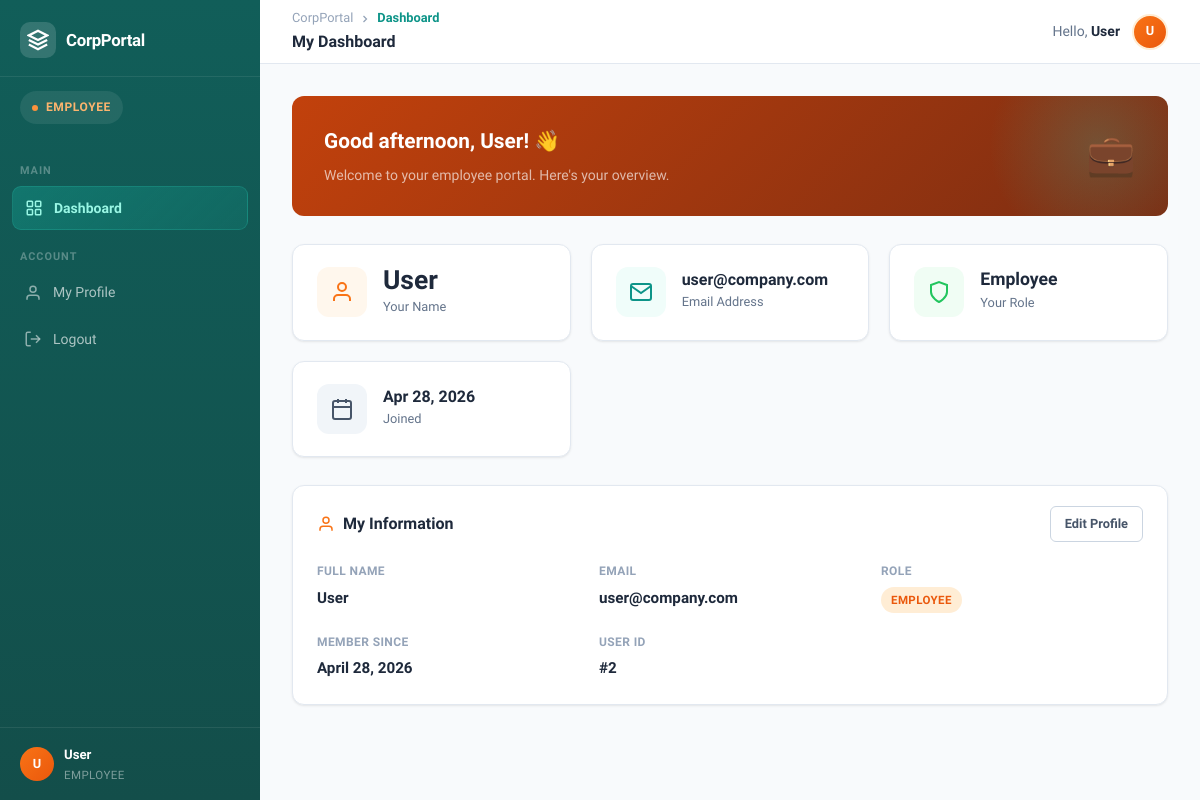
The page /user/dashboard.php (signed in) on the database its author committed.
### tables this page shows
CREATE TABLE users (
  id         INT(11)      NOT NULL AUTO_INCREMENT,
  name       VARCHAR(100) NOT NULL,
  email      VARCHAR(150) NOT NULL UNIQUE,
  password   VARCHAR(255) NOT NULL,
  role       ENUM('admin','user') NOT NULL DEFAULT 'user',
  created_at TIMESTAMP    NOT NULL DEFAULT CURRENT_TIMESTAMP,
  PRIMARY KEY (id)
);

### includes/session_check.php (called while the page is built, shortened)
<?php
function e(?string $str): string
{
    return htmlspecialchars($str ?? '', ENT_QUOTES | ENT_HTML5, 'UTF-8');
}

### user/dashboard.php (the view, shortened to what this page needs)
<?php
require_once __DIR__ . '/../includes/session_check.php';
require_once __DIR__ . '/../config/db.php';
$stmt = $pdo->prepare('SELECT id,name,email,role,created_at FROM users WHERE id=? LIMIT 1');
$stmt->execute([$_SESSION['user_id']]);
$me = $stmt->fetch();
$activePage = 'dashboard';
$root = rootUrl;
$hour = (int)date('G');
$greeting = $hour < 12 ? 'Good morning' : ($hour < 17 ? 'Good afternoon' : 'Good evening');
?>
<!DOCTYPE html>
<html lang="en">
<head>
<link rel="stylesheet" href="<?= $root ?>assets/css/style.css">
</head>
<body>
<div class="app-layout">
  <?php require_once __DIR__ . '/../includes/nav_user.php'; ?>
  <main class="main-content">
    <div class="topbar">
      <div class="topbar-left">
        <div>
          <div class="breadcrumb">
            <span>CorpPortal</span>
            <svg width="12" height="12" viewBox="0 0 24 24" fill="none" stroke="currentColor" stroke-width="2.5"><polyline points="9 18 15 12 9 6"/></svg>
            <span class="current">Dashboard</span>
          </div>
          <div class="page-title">My Dashboard</div>
        </div>
      </div>
      <div class="topbar-right">
        <span class="topbar-greeting">Hello, <strong><?= e($me['name']) ?></strong></span>
        <div class="topbar-avatar employee" title="My Profile" onclick="window.location='<?= $root ?>user/profile.php'"><?= $initials ?></div>
      </div>
    </div>
    <div class="page-body">
      <div class="welcome-banner" style="background:linear-gradient(135deg,#c2410c 0%,#7c2d12 100%)">
        <div class="welcome-text">
          <h2><?= $greeting ?>, <?= e($me['name']) ?>! 👋</h2>
          <p>Welcome to your employee portal. Here's your overview.</p>
        </div>
        <div class="welcome-emoji">💼</div>
      </div>
      <div class="stats-grid">
        <div class="stat-card">
          <div class="stat-icon coral">
            <svg viewBox="0 0 24 24" fill="none" stroke="currentColor" stroke-width="2">
              <path d="M20 21v-2a4 4 0 0 0-4-4H8a4 4 0 0 0-4 4v2"/><circle cx="12" cy="7" r="4"/>
            </svg>
          </div>
          <div class="stat-info">
            <div class="stat-value"><?= e($me['name']) ?></div>
            <div class="stat-label">Your Name</div>
          </div>
        </div>
        <div class="stat-card">
          <div class="stat-icon teal">
            <svg viewBox="0 0 24 24" fill="none" stroke="currentColor" stroke-width="2">
              <path d="M4 4h16c1.1 0 2 .9 2 2v12c0 1.1-.9 2-2 2H4c-1.1 0-2-.9-2-2V6c0-1.1.9-2 2-2z"/>
              <polyline points="22,6 12,13 2,6"/>
            </svg>
          </div>
          <div class="stat-info">
            <div class="stat-value" style="font-size:1rem"><?= e($me['email']) ?></div>
            <div class="stat-label">Email Address</div>
          </div>
        </div>
        <div class="stat-card">
          <div class="stat-icon green">
            <svg viewBox="0 0 24 24" fill="none" stroke="currentColor" stroke-width="2">
              <path d="M12 22s8-4 8-10V5l-8-3-8 3v7c0 6 8 10 8 10z"/>
            </svg>
          </div>
          <div class="stat-info">
            <div class="stat-value" style="font-size:1.1rem">Employee</div>
            <div class="stat-label">Your Role</div>
          </div>
        </div>
        <div class="stat-card">
          <div class="stat-icon slate">
            <svg viewBox="0 0 24 24" fill="none" stroke="currentColor" stroke-width="2">
              <rect x="3" y="4" width="18" height="18" rx="2" ry="2"/>
              <line x1="16" y1="2" x2="16" y2="6"/><line x1="8" y1="2" x2="8" y2="6"/>
              <line x1="3" y1="10" x2="21" y2="10"/>
            </svg>
          </div>
          <div class="stat-info">
            <div class="stat-value" style="font-size:1rem"><?= date('M j, Y', strtotime($me['created_at'])) ?></div>
            <div class="stat-label">Joined</div>
          </div>
        </div>
      </div>
      <div class="card">
        <div class="card-header">
          <div class="card-title">
            <svg width="18" height="18" viewBox="0 0 24 24" fill="none" stroke="var(--coral-500)" stroke-width="2">
              <path d="M20 21v-2a4 4 0 0 0-4-4H8a4 4 0 0 0-4 4v2"/><circle cx="12" cy="7" r="4"/>
            </svg>
            My Information
          </div>
          <a href="<?= $root ?>user/profile.php" class="btn btn-outline btn-sm">Edit Profile</a>
        </div>
        <div class="card-body">
          <div style="display:grid;grid-template-columns:repeat(auto-fill,minmax(200px,1fr));gap:20px">
            <div>
              <div class="info-field-label">Full Name</div>
              <div class="info-field-value" style="font-size:.95rem;color:var(--slate-800);font-weight:600;margin-top:4px"><?= e($me['name']) ?></div>
            </div>
            <div>
              <div class="info-field-label">Email</div>
              <div class="info-field-value" style="font-size:.95rem;color:var(--slate-800);font-weight:600;margin-top:4px"><?= e($me['email']) ?></div>
            </div>
            <div>
              <div class="info-field-label">Role</div>
              <div style="margin-top:4px"><span class="badge badge-user">Employee</span></div>
            </div>
            <div>
              <div class="info-field-label">Member Since</div>
              <div class="info-field-value" style="font-size:.95rem;color:var(--slate-800);font-weight:600;margin-top:4px">
                <?= date('F j, Y', strtotime($me['created_at'])) ?>
              </div>
            </div>
            <div>
              <div class="info-field-label">User ID</div>
              <div class="info-field-value" style="font-size:.95rem;color:var(--slate-800);font-weight:600;margin-top:4px">#<?= $me['id'] ?></div>
            </div>
          </div>
        </div>
      </div>
    </div>
  </main>
</div>
</body>
</html>

### includes/nav_user.php (shortened to what this page needs)
<?php
$activePage = $activePage ?? '';
$root = rootUrl;
$userName = e($_SESSION['name'] ?? 'User');
$initials   = strtoupper(substr($_SESSION['name'] ?? 'U', 0, 1));
?>
<aside class="sidebar" id="sidebar">
  <div class="sidebar-brand">
    <div class="brand-icon">
      <svg width="22" height="22" viewBox="0 0 24 24" fill="none" stroke="white" stroke-width="2.5">
        <polygon points="12 2 2 7 12 12 22 7 12 2"/>
        <polyline points="2 17 12 22 22 17"/>
        <polyline points="2 12 12 17 22 12"/>
      </svg>
    </div>
    <span class="brand-name">CorpPortal</span>
  </div>
  <div class="sidebar-role-badge employee">
    <span class="role-dot"></span> Employee
  </div>
  <nav class="sidebar-nav">
    <p class="nav-section-label">Main</p>
    <a href="<?= $root ?>user/dashboard.php"
       class="nav-item <?= $activePage === 'dashboard' ? 'active' : '' ?>">
      <svg viewBox="0 0 24 24" fill="none" stroke="currentColor" stroke-width="2">
        <rect x="3" y="3" width="7" height="7" rx="1"/><rect x="14" y="3" width="7" height="7" rx="1"/>
        <rect x="14" y="14" width="7" height="7" rx="1"/><rect x="3" y="14" width="7" height="7" rx="1"/>
      </svg>
      Dashboard
    </a>
    <p class="nav-section-label">Account</p>
    <a href="<?= $root ?>user/profile.php"
       class="nav-item <?= $activePage === 'profile' ? 'active' : '' ?>">
      <svg viewBox="0 0 24 24" fill="none" stroke="currentColor" stroke-width="2">
        <path d="M20 21v-2a4 4 0 0 0-4-4H8a4 4 0 0 0-4 4v2"/>
        <circle cx="12" cy="7" r="4"/>
      </svg>
      My Profile
    </a>
    <a href="<?= $root ?>auth/logout.php" class="nav-item nav-logout">
      <svg viewBox="0 0 24 24" fill="none" stroke="currentColor" stroke-width="2">
        <path d="M9 21H5a2 2 0 0 1-2-2V5a2 2 0 0 1 2-2h4"/>
        <polyline points="16 17 21 12 16 7"/>
        <line x1="21" y1="12" x2="9" y2="12"/>
      </svg>
      Logout
    </a>
  </nav>
  <div class="sidebar-user-footer">
    <div class="user-avatar-sm employee"><?= $initials ?></div>
    <div class="user-info-sm">
      <span class="user-name-sm"><?= $userName ?></span>
      <span class="user-role-sm">Employee</span>
    </div>
  </div>
</aside>

### rows shown on the page
users: name "User", email "user@company.com", created_at "Apr 28, 2026", created_at "April 28, 2026", id "2"

### other values the page prints
$initials "U"
